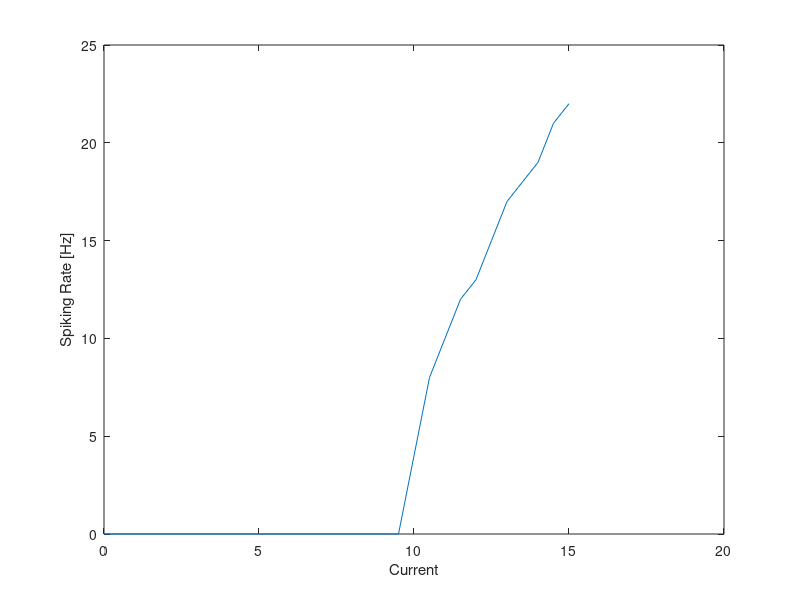

The MATLAB source for this figure:
%% Simulation of (leaky) integrate-and-fire neuron
 clear; clf;

%% parameters of the model
 dt=0.1;       % integration time step [ms]
 tau=10;       % time constant [ms]
 E_L=-65;      % resting potential [mV]
 theta=-55;    % firing threshold [mV]
 RI_ext=14;     % constant external input [mA/Ohm]
 sigma = 1;
 
 % freq and current
 current = 0:0.5:15;
 freq = zeros(1, 31);
 
%% Integration with Euler method
for RI_ext = 0:0.5:15
 t_step=0; v=E_L;
 for t=0:dt:250;
     t_step=t_step+1;
     s=v>theta;
     v=s*E_L+(1-s).*(v-dt./tau*((v-E_L)-RI_ext + sigma * randn));
     v_rec(t_step)=v;
     t_rec(t_step)=t;
     s_rec(t_step)=s;
 end
 freq(RI_ext/0.5+1) = sum(s_rec);
end

%% Plotting results
%  subplot('position',[0.13 0.13 1-0.26 0.6])
%    plot(t_rec,v_rec);
%    hold on; plot([0 100],[-55 -55],'--');
%    axis([0 100 -66 -54]);
%    xlabel('Time [ms]'); ylabel('v [mV]')
% 
%  subplot('position',[0.13 0.8 1-0.26 0.1])
%    plot(t_rec,s_rec,'.','markersize',20);
%    axis([0 100 0.5 1.5]); 
%    set(gca,'xtick',[],'ytick',[])
%    ylabel('Spikes')

plot(current, freq);
xlabel('Current'); ylabel('Spiking Rate [Hz]')
